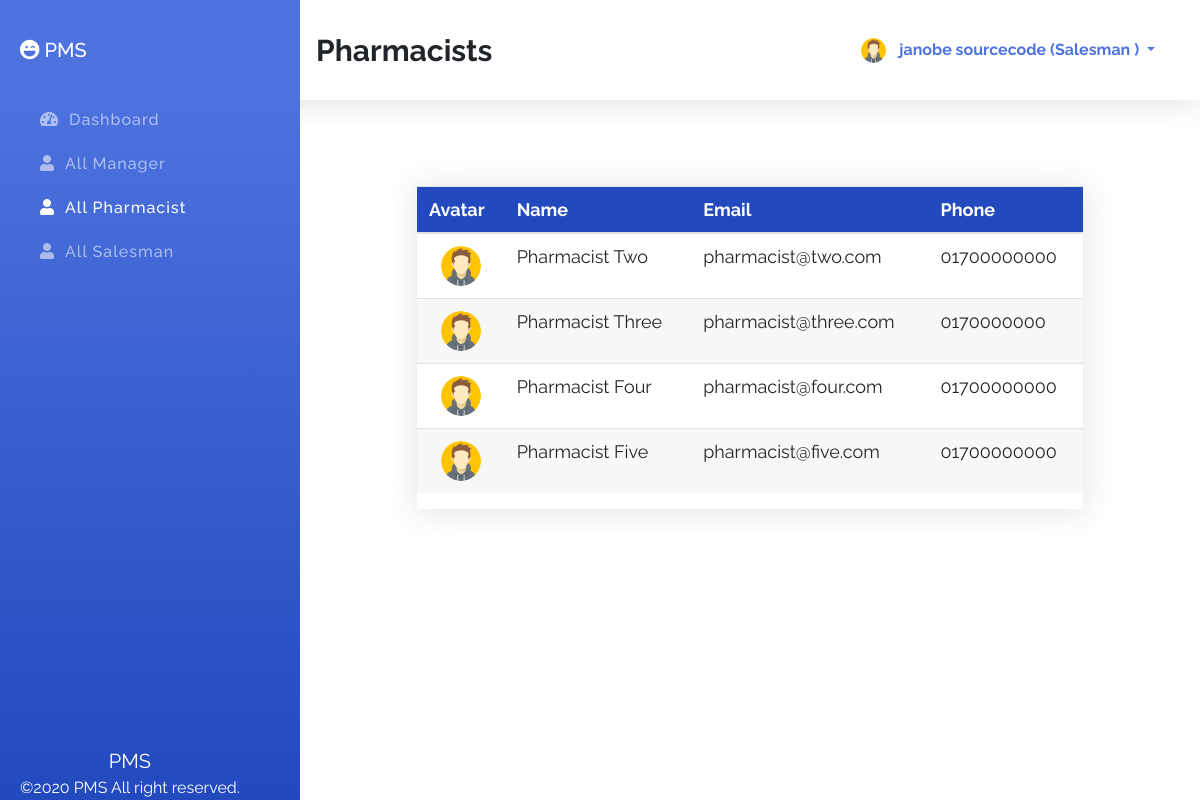
The app's page /index.php?id=allPharmacist (signed in) with its own data.
### tables this page shows
CREATE TABLE `salesmans` (
  `id` int(11) NOT NULL,
  `fname` varchar(100) NOT NULL,
  `lname` varchar(100) NOT NULL,
  `email` varchar(100) NOT NULL,
  `phone` varchar(100) NOT NULL,
  `password` varchar(255) NOT NULL,
  `role` varchar(100) NOT NULL DEFAULT 'salesman',
  `avatar` varchar(255) NOT NULL DEFAULT 'avatar.png'
);

CREATE TABLE `pharmacists` (
  `id` int(11) NOT NULL,
  `fname` varchar(100) NOT NULL,
  `lname` varchar(100) NOT NULL,
  `email` varchar(100) NOT NULL,
  `phone` varchar(100) NOT NULL,
  `password` varchar(255) NOT NULL,
  `role` varchar(100) NOT NULL DEFAULT 'pharmacist',
  `avatar` varchar(255) NOT NULL DEFAULT 'avatar.png'
);

### index.php (the view, shortened to what this page needs)
<?php
    $sessionId = isset($_SESSION['id']) ?$_SESSION['id'] :'';
    $sessionRole = isset($_SESSION['role']) ?$_SESSION['role'] :'';
    $connection = mysqli_connect( DB_HOST, DB_USER, DB_PASSWORD, DB_NAME );
    $id = isset($_REQUEST['id']) ? $_REQUEST['id']:'dashboard';
    $action = isset($_REQUEST['action']) ?$_REQUEST['action']: '';
?>
<!DOCTYPE html>
<html lang="en">
<head>
    <link rel="stylesheet" href="assets/css/bootstrap.min.css">
    <link rel="stylesheet" href="assets/css/all.min.css">
    <link rel="stylesheet" href="assets/css/style.css">
</head>
<body>
    <section class="topber">
        <div class="topber__title">
            <span class="topber__title--text">
                <?php
                    if ( 'dashboard' == $id ) {
                        echo "DashBoard";
                    } elseif ( 'addManager' == $id ) {
                        echo "Add Manager";
                    } elseif ( 'allManager' == $id ) {
                        echo "Managers";
                    } elseif ( 'addPharmacist' == $id ) {
                        echo "Add Pharmacist";
                    } elseif ( 'allPharmacist' == $id ) {
                        echo "Pharmacists";
                    } elseif ( 'addSalesman' == $id ) {
                        echo "Add Salesman";
                    } elseif ( 'allSalesman' == $id ) {
                        echo "Salesmans";
                    } elseif ( 'userProfile' == $id ) {
                        echo "Your Profile";
                    } elseif ( 'editManager' == $action ) {
                        echo "Edit Manager";
                    } elseif ( 'editPharmacist' == $action ) {
                        echo "Edit Pharmacist";
                    } elseif ( 'editSalesman' == $action ) {
                        echo "Edit Salesman";
                    }
                ?>
            </span>
        </div>
        <div class="topber__profile">
            <?php
                $query = "SELECT fname,lname,role,avatar FROM {$sessionRole}s WHERE id='$sessionId'";
                $result = mysqli_query( $connection, $query );
                if ( $data = mysqli_fetch_assoc( $result ) ) {
                    $fname = $data['fname'];
                    $lname = $data['lname'];
                    $role = $data['role'];
                    $avatar = $data['avatar'];
                ?>
                <img src="assets/img/<?php echo "$avatar"; ?>" height="25" width="25" class="rounded-circle" alt="profile">
                <div class="dropdown">
                    <button class="btn dropdown-toggle" type="button" id="dropdownMenuButton" data-toggle="dropdown" aria-haspopup="true" aria-expanded="false">
                    <?php
                        echo "$fname $lname (" . ucwords( $role ) . " )";
                        }
                    ?>
                    </button>
                </div>
        </div>
    </section>
    <section id="sideber" class="sideber">
        <ul class="sideber__ber">
            <h3 class="sideber__panel"><i id="left" class="fas fa-laugh-wink"></i> PMS</h3>
            <li id="left" class="sideber__item<?php if ( 'dashboard' == $id ) {
                                                  echo " active";
                                              }?>">
                <a href="index.php?id=dashboard"><i id="left" class="fas fa-tachometer-alt"></i>Dashboard</a>
            </li>
            <li id="left" class="sideber__item<?php if ( 'allManager' == $id ) {
    echo " active";
}?>">
                <a href="index.php?id=allManager"><i id="left" class="fas fa-user"></i>All Manager</a>
            </li>
            <li id="left" class="sideber__item<?php if ( 'allPharmacist' == $id ) {
    echo " active";
}?>">
                <a href="index.php?id=allPharmacist"><i id="left" class="fas fa-user"></i>All Pharmacist</a>
            </li>
            <li id="left" class="sideber__item<?php if ( 'allSalesman' == $id ) {
    echo " active";
}?>">
                <a href="index.php?id=allSalesman"><i id="left" class="fas fa-user"></i>All Salesman</a>
            </li>
        </ul>
        <footer class="text-center"><span>PMS</span><br>©2020 PMS All right reserved.</footer>
    </section>
    <section class="main">
        <div class="container">
            <div class="pharmacist">
                <?php if ( 'allPharmacist' == $id ) {?>
                    <div class="allPharmacist">
                        <div class="main__table">
                            <table class="table">
                                <thead>
                                    <tr>
                                        <th scope="col">Avatar</th>
                                        <th scope="col">Name</th>
                                        <th scope="col">Email</th>
                                        <th scope="col">Phone</th>
                                    </tr>
                                </thead>
                                <tbody>
                                    <?php
                                        $getPharmacist = "SELECT * FROM pharmacists";
                                            $result = mysqli_query( $connection, $getPharmacist );
                                        while ( $pharmacist = mysqli_fetch_assoc( $result ) ) {?>
                                        <tr>
                                            <td>
                                                <center><img class="rounded-circle" width="40" height="40" src="assets/img/<?php echo $pharmacist['avatar']; ?>" alt=""></center>
                                            </td>
                                            <td><?php printf( "%s %s", $pharmacist['fname'], $pharmacist['lname'] );?></td>
                                            <td><?php printf( "%s", $pharmacist['email'] );?></td>
                                            <td><?php printf( "%s", $pharmacist['phone'] );?></td>
                                        </tr>
                                    <?php }?>
                                </tbody>
                            </table>
                        </div>
                    </div>
                <?php }?>
            </div>
        </div>
    </section>
</body>
</html>

### assets/css/style.css (style rules this page uses)
*, *::before, *::after { margin: 0; padding: 0; -webkit-box-sizing: border-box; box-sizing: border-box; }
body { font-family: "Raleway", sans-serif; }
a { text-decoration: none !important; }
.topber { position: fixed; width: 100%; top: 0; left: 0; padding-left: 300px; right: 0; z-index: 999; -webkit-box-shadow: 0 0.15rem 1.75rem 0 rgba(58, 59, 69, 0.15); box-shadow: 0 0.15rem 1.75rem 0 rgba(58, 59, 69, 0.15); background-color: #fff; }
.topber__title { height: 12.5vh; float: left; display: -webkit-box; display: -ms-flexbox; display: flex; -webkit-box-orient: horizontal; -webkit-box-direction: normal; -ms-flex-direction: row; flex-direction: row; -webkit-box-align: center; -ms-flex-align: center; align-items: center; padding-left: 1rem; }
.topber__title--text { font-size: 30px; font-weight: bold; }
.topber__profile { height: 12.5vh; float: right; padding-right: 10px; display: -webkit-box; display: -ms-flexbox; display: flex; -webkit-box-orient: horizontal; -webkit-box-direction: normal; -ms-flex-direction: row; flex-direction: row; -webkit-box-align: center; -ms-flex-align: center; align-items: center; padding: 2rem; }
.topber__profile button { color: #4e73df; line-height: 10px; font-weight: bold; }
.sideber { position: fixed; top: 0; overflow-y: auto; left: 0; bottom: 0; width: 300px; height: 100vh; padding: 40px 20px 20px 20px; background-color: #4e73df; background-image: -webkit-gradient(linear, left top, left bottom, color-stop(10%, #4e73df), to(#224abe)); background-image: linear-gradient(180deg, #4e73df 10%, #224abe 100%); background-size: cover; -webkit-transition: left 0.5s ease; transition: left 0.5s ease; z-index: 999; }
.sideber__ber { list-style: none; }
.sideber__panel { font-size: 20px; color: #fff; line-height: 1.2rem; padding-bottom: 30px; }
.sideber__panel i { color: #fff; }
.sideber__item { padding: 10px; }
.sideber__item a { color: rgba(255, 255, 255, 0.55); font-size: 16px; letter-spacing: 1px; font-weight: 500; }
.sideber__item a i { color: rgba(255, 255, 255, 0.55); padding: 0 10px; }
.sideber__item:hover a, .sideber__item.active a, .sideber__item.active i, .sideber__item:hover i { color: #fff; -webkit-transition: 0.3s ease; transition: 0.3s ease; }
.sideber footer { position: absolute; bottom: 0; font-size: 16px; color: #fff; }
.sideber footer span { font-size: 20px; }
.main { margin-left: 300px; margin-top: 10vh; padding: 2rem; }
.main__table { margin: 50px 70px; -webkit-box-shadow: 0 0.15rem 1.75rem 0 rgba(58, 59, 69, 0.15); box-shadow: 0 0.15rem 1.75rem 0 rgba(58, 59, 69, 0.15); overflow-x: auto; }
.main__table .table { font-size: 18px; font-weight: 400; }
.main__table .table th { color: #ffffff; background: #224abe; }
.main__table .table tr:nth-child(even) { background: #f8f8f8; }

### records on screen
salesmans: avatar (placeholder picture), fname "janobe", lname "sourcecode", role "Salesman"
pharmacists: avatar (placeholder picture), fname "Pharmacist", lname "Two", email "pharmacist@two.com", phone "01700000000"
pharmacists: avatar (placeholder picture), fname "Pharmacist", lname "Three", email "pharmacist@three.com", phone "0170000000"
pharmacists: avatar (placeholder picture), fname "Pharmacist", lname "Four", email "pharmacist@four.com", phone "01700000000"
pharmacists: avatar (placeholder picture), fname "Pharmacist", lname "Five", email "pharmacist@five.com", phone "01700000000"
